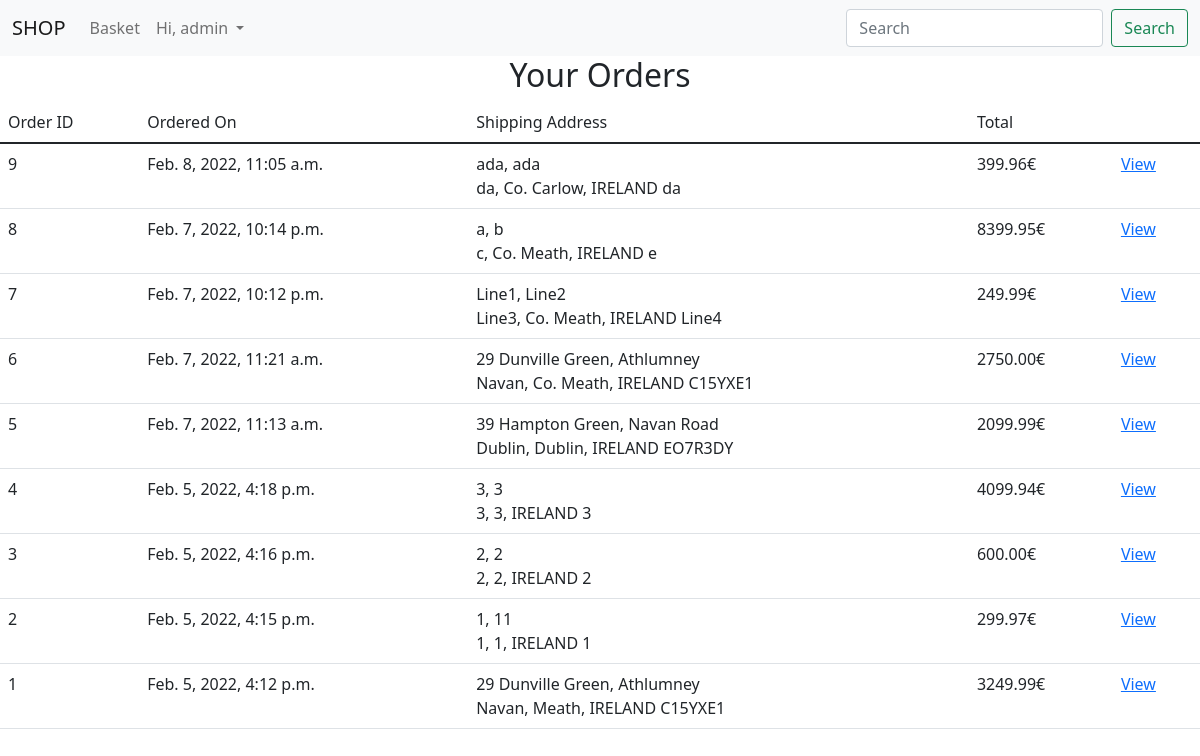
The page /orderhistory/ (signed in) on the database as committed earlier.
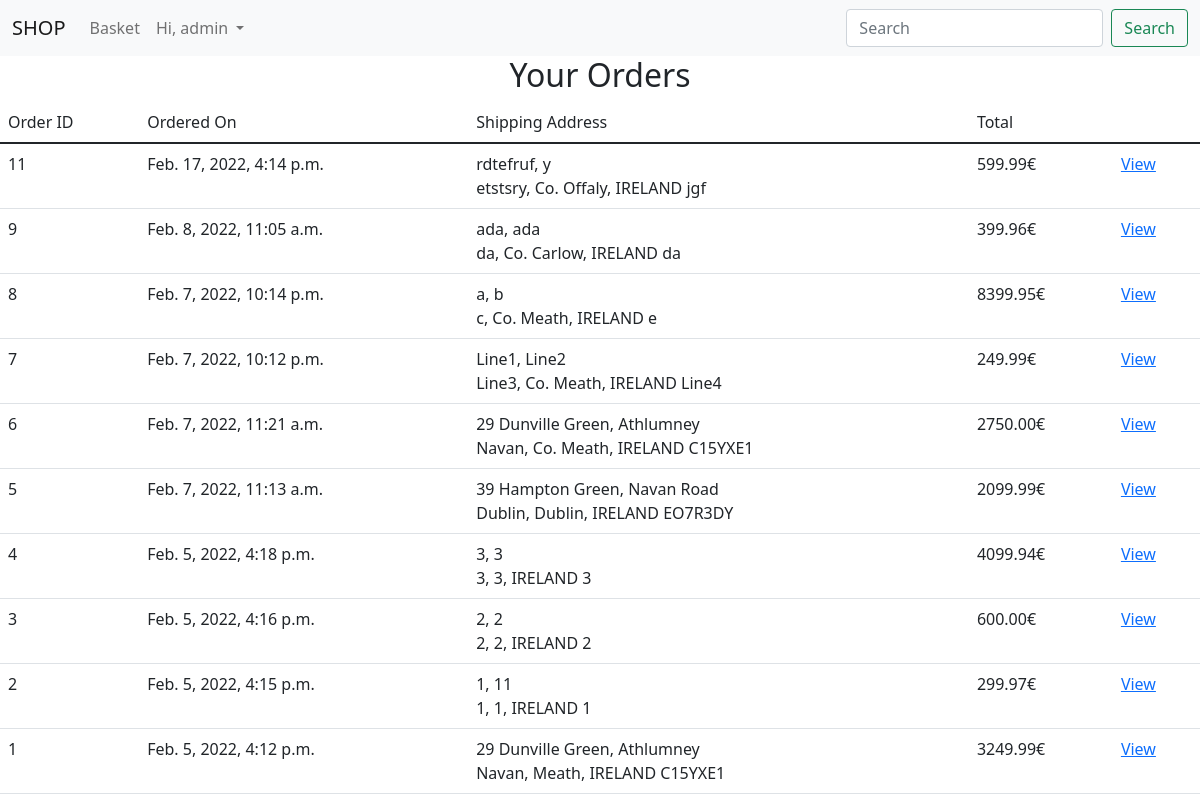
The same page on the database as committed later.
### duarteshop/models.py (models this page shows)
class APIUser(AbstractUser):
    pass

class Order(models.Model):
    id = models.IntegerField(primary_key=True)
    basketId = models.ForeignKey(Basket, on_delete=models.CASCADE)
    user_id = models.ForeignKey(APIUser, on_delete=models.CASCADE)
    addressline1 = models.CharField(max_length=100, default = '')
    addressline2 = models.CharField(max_length=100, default = '')
    city = models.CharField(max_length=40, default = '')
    county = models.CharField(max_length=15, default = '')
    country = models.CharField(max_length=7, default='IRELAND', editable=False)
    eircode = models.CharField(max_length=7, default = '')
    datetimeOrder = models.DateTimeField(auto_now_add=True)
    total_price = models.DecimalField(max_digits=6, decimal_places=2, default=0.0)

### duarteshop/views.py (the view)
# urls.py: path('orderhistory/', views.previous_orders, name="order_history"),
@login_required
def previous_orders(request):
    user = request.user
    orders = Order.objects.filter(user_id = user).order_by('id').reverse()
    return render(request, 'previous_orders.html', {'orders': orders})

### duarteshop/templates/previous_orders.html (shortened to what this page needs)
{%  extends "base.html" %}
{%  block content %}
    <div class="justify-content-center text-center">
        <h2>Your Orders</h2>
    </div>
    <div>
        <table class="table table-hover">
            <thead>
                <tr>
                    <td>Order ID</td>
                    <td>Ordered On</td>
                    <td>Shipping Address</td>
                    <td>Total</td>
                    <td></td>
                </tr>
            </thead>
                <tbody>
                    {% for od in orders %}
                    <tr>
                        <td>{{od.id}}</td>
                        <td>{{od.datetimeOrder}}</td>
                        <td>{{od.addressline1}}, {{od.addressline2}} <br> {{od.city}}, {{od.county}}, {{od.country}} {{od.eircode}}</td>
                        <td>{{od.total_price}}€</td>
                        <td><a href="/prevorder/{{od.id}}">View</a></td>
                    </tr>
                    {% endfor %}
                </tbody>
        </table>
    </div>
{%  endblock %}

### duarteshop/templates/base.html (shortened to what this page needs)
<!DOCTYPE html>
<html lang="en">
<head>
    <link rel="stylesheet" href="https://cdn.jsdelivr.net/npm/bootstrap@5.1.3/dist/css/bootstrap.min.css">
</head>
<body>
    <nav class="navbar navbar-expand-lg navbar-light bg-light">
        <div class="container-fluid">
          <a class="navbar-brand" href="/">SHOP</a>
          <div class="collapse navbar-collapse" id="navbarSupportedContent">
            <ul class="navbar-nav me-auto mb-2 mb-lg-0">
              {% if user.is_authenticated %}
                <li class="nav-item">
                  <a class="nav-link" href="/basket">Basket</a>
                </li>
              {% endif %}
              <li class="nav-item dropdown">
                <a class="nav-link dropdown-toggle" href="#" id="navbarDropdown" role="button" data-bs-toggle="dropdown" aria-expanded="false">
                  {% if user.is_authenticated %} Hi, {{user.username}} {% else %} Your Account {% endif %}
                </a>
              </li>
            </ul>
            <form class="d-flex">
              <input class="form-control me-2" type="search" placeholder="Search" aria-label="Search">
              <button class="btn btn-outline-success" type="submit">Search</button>
            </form>
          </div>
        </div>
      </nav>
    {% block content %}
    {% endblock %}
</body>
</html>

Rows that differ between the two databases and show on the page:
added Order: id "11", datetimeOrder "Feb. 17, 2022, 4:14 p.m.", addressline1 "rdtefruf", addressline2 "y", city "etstsry", county "Co. Offaly", country "IRELAND", eircode "jgf", total_price "599.99"
